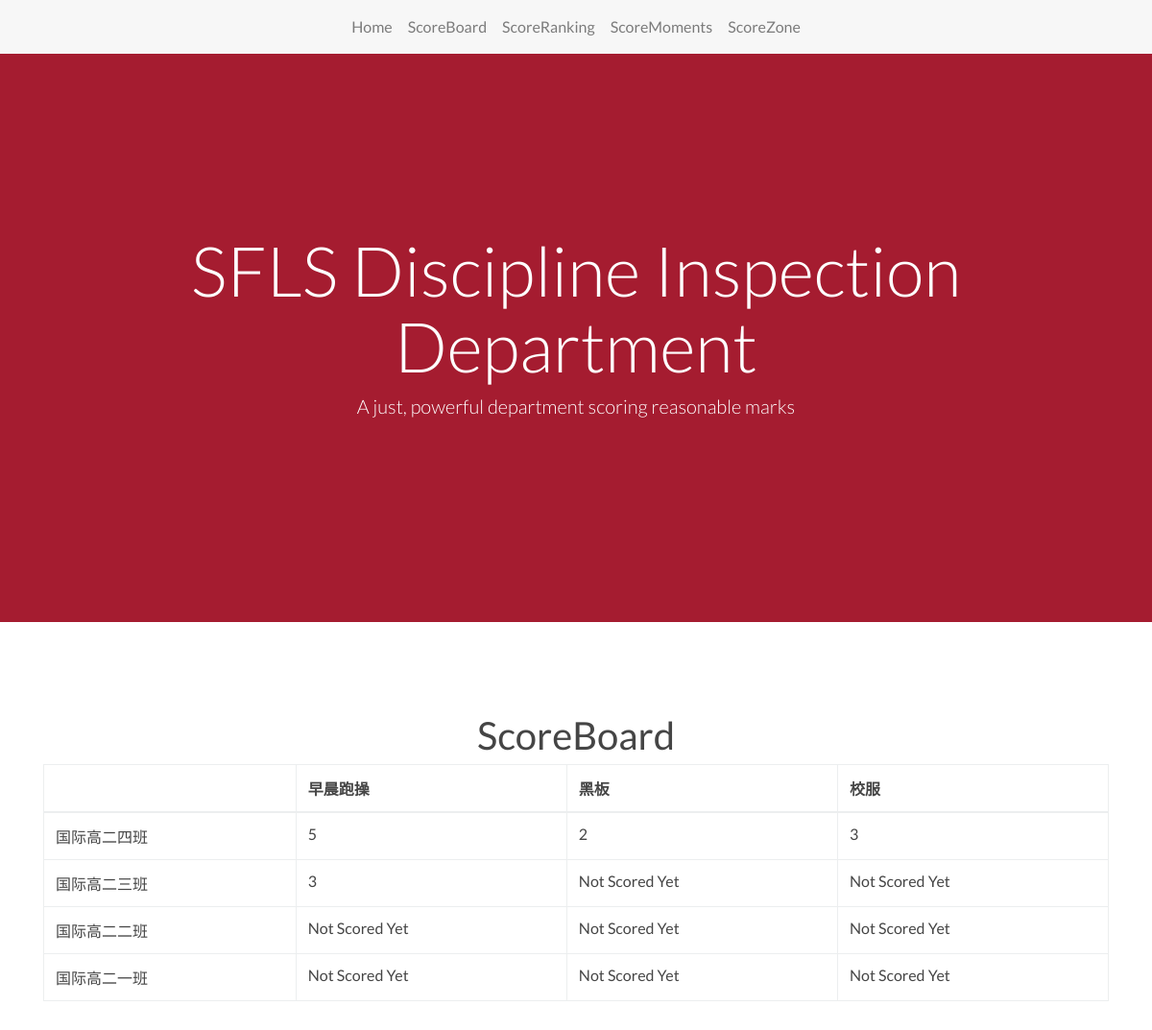
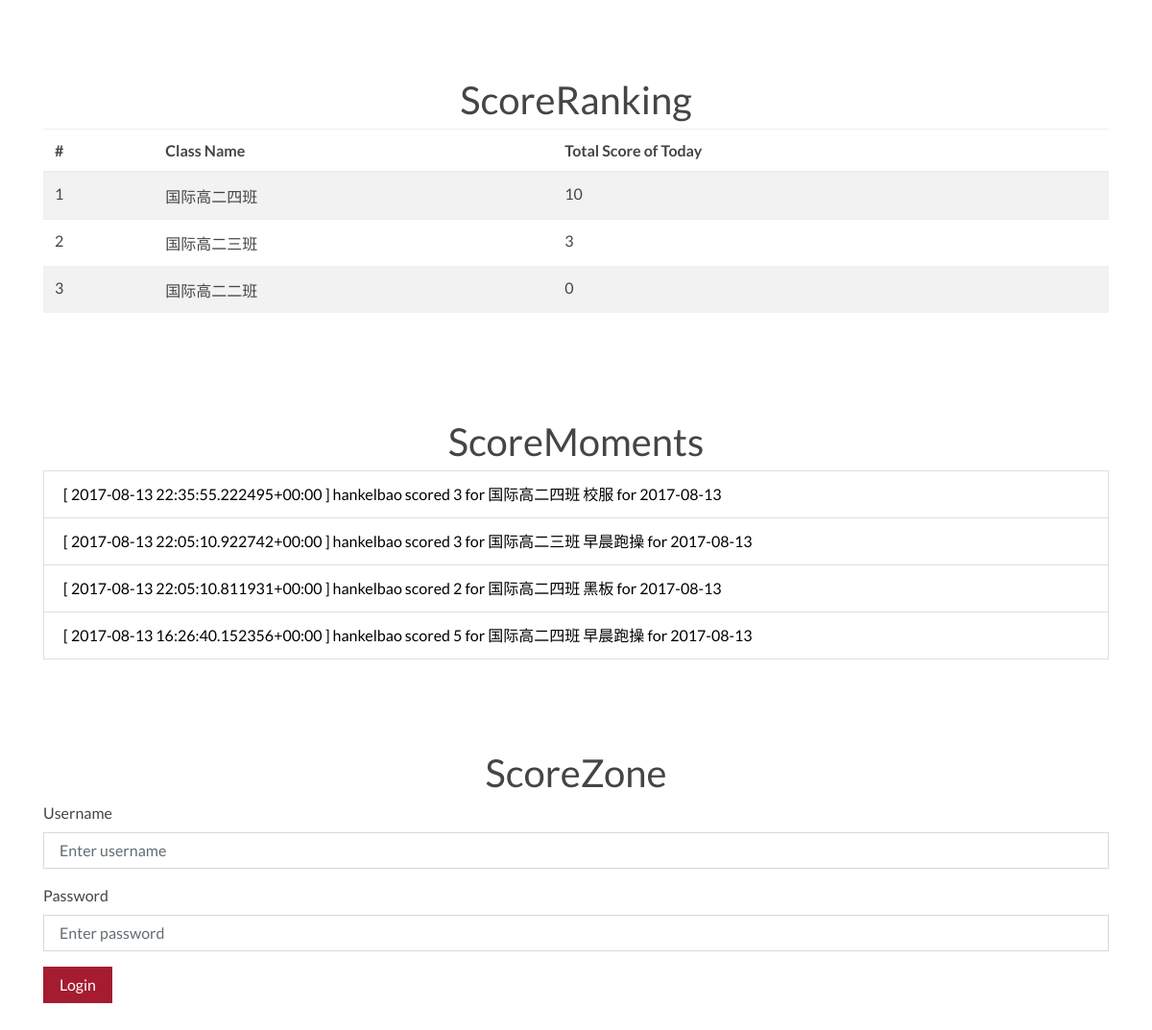
The page / on the database its author committed (2 pictures, top to bottom).
### DID/models.py (models this page shows, shortened)
class Subject(models.Model):
    name = models.TextField()
    full_score = models.IntegerField()
    is_service = models.BooleanField()

class Clas(models.Model):
    name = models.TextField()
    register_year = models.IntegerField()
    day_total = models.IntegerField()
    week_total = models.IntegerField()
    month_total = models.IntegerField()
    semister_total = models.IntegerField()
    is_service = models.BooleanField()

### DID/views.py (the view)
# urls.py: url(r'^$', views.index),
@csrf_exempt
def index(request):
    content = {}
    subjects = Subject.objects.all()
    clases = Clas.objects.all()
    services.scorezone.update_class_day_total()
    content['scoreboard_head'] = services.scoreboard.get_table_header()
    content['scoreboard_body'] = services.scoreboard.get_table_body(
        datetime.date.today())
    content['scoreranking_head'] = services.scoreranking.get_day_ranking_header()
    content['scoreranking_body'] = services.scoreranking.get_3_day_ranking_body()
    content['scoremoments'] = services.scoremoments.get_4_scoremoments()
    return render(request, 'DID/index.html', content)

### DID/services.py (called while the page is built)
    def get_table_header():
        subjects = Subject.objects.all()
        scoreboard_head = [""]
        for subject in subjects:
            scoreboard_head.append(subject.name)
        return scoreboard_head

    def get_table_body(date_required):
        scoreboard_body = []
        for clas in Clas.objects.all():
            items = [clas.name]
            for subject in Subject.objects.all():
                recordQ = Record.objects.filter(
                    date=date_required, subject=subject, clas=clas)
                if recordQ:
                    for record in recordQ:
                        items.append(record.score)
                else:
                    items.append("Not Scored Yet")
            scoreboard_body.append(items)
        return scoreboard_body

    def get_day_ranking_header():
        items = ["#", "Class Name", "Total Score of Today"]
        return items

    def get_3_day_ranking_body():
        clases = Clas.objects.all().order_by('-day_total')[:3]
        i = 0
        ranking_body = []
        for clas in clases:
            i += 1
            items = [str(i), clas.name, clas.day_total]
            ranking_body.append(items)
        return ranking_body

    def print_record_info(record):
        return_info = " [ " + str(record.datetime) + " ] " + record.scorer.name + " scored " + str(record.score) + "      for " +\
            record.clas.name + " " + record.subject.name + \
            " for " + str(record.date)
        return return_info

    def get_4_scoremoments():
        records = Record.objects.all().order_by("-datetime")[:4]
        items = []
        for record in records:
            items.append(scoremoments.print_record_info(record))
        return items

    def update_class_day_total():
        clases = Clas.objects.all()
        for clas in clases:
            day_total = 0
            recordQ = Record.objects.filter(
                date=datetime.date.today(), clas=clas)
            if recordQ:
                for record in recordQ:
                    day_total += record.score
            clas.day_total = day_total
            clas.save()

### DID/templates/DID/index.html (shortened to what this page needs)
<html>
  <head>
    <link rel="stylesheet" href="https://cdnjs.cloudflare.com/ajax/libs/font-awesome/4.7.0/css/font-awesome.min.css" type="text/css">
    <link rel="stylesheet" href="/static/css/index.css" type="text/css"> </head>
  <body data-spy="scroll" data-target="#navbar" data-offset="300">
    <nav id="navbar" class="navbar navbar-expand-md navbar-light bg-faded text-center fixed-top">
      <div class="container">
        <div class="collapse navbar-collapse text-center justify-content-center bs-js-navbar-scrollspy" id="navbar2SupportedContent">
          <ul class="navbar-nav">
            <li class="nav-item ">
              <a class="nav-link" href="#Home">Home <span class="sr-only">(current)</span></a>
            </li>
            <li class="nav-item">
              <a class="nav-link" href="#ScoreBoard">ScoreBoard</a>
            </li>
            <li class="nav-item">
              <a class="nav-link" href="#ScoreRanking">ScoreRanking</a>
            </li>
            <li class="nav-item">
              <a class="nav-link" href="#ScoreMoments">ScoreMoments</a>
            </li>
            <li class="nav-item">
              <a class="nav-link" href="#ScoreZone">ScoreZone</a>
            </li>
          </ul>
        </div>
      </div>
    </nav>
  <div id="Home" class="bg-primary text-center d-flex align-items-center h-75 my-5">
    <div class="container">
      <div class="row">
        <div class="col-lg-12">
          <h1 class="text-white display-3">SFLS Discipline Inspection Department</h1>
          <p class="lead text-white">A just, powerful department scoring reasonable marks</p>
        </div>
      </div>
    </div>
  </div>
  <div id="ScoreBoard" class="py-5">
    <div class="container">
      <div class="row">
        <div class="col-md-12">
          <h1 class="text-center">ScoreBoard</h1>
        </div>
      </div>
      <div class="row">
        <div class="col-md-12">
          <table class="table table-bordered">
            <thead>
              <tr>
                {% for value in scoreboard_head %}
                  <th>{{value}}</th>
                {% endfor %}
              </tr>
            </thead>
            <tbody>
              {% for values in scoreboard_body %}
              <tr>
                {% for value in values %}
                <td>{{value}}</td>
                {% endfor %}
              </tr>
              {% endfor %}
            </tbody>
          </table>
        </div>
      </div>
    </div>
  </div>
  <div id="ScoreRanking" class="py-5">
    <div class="container">
      <div class="row">
        <div class="col-md-12">
          <h1 class="text-center">ScoreRanking</h1>
        </div>
      </div>
      <div class="row">
        <div class="col-md-12">
          <table class="table table-striped">
            <thead>
              <tr>
                {% for value in scoreranking_head %}
                  <th>{{value}}</th>
                {% endfor %}
              </tr>
            </thead>
            <tbody>
              {% for values in scoreranking_body %}
              <tr>
                {% for value in values %}
                <td>{{value}}</td>
                {% endfor %}
              </tr>
              {% endfor %}
            </tbody>
          </table>
        </div>
      </div>
    </div>
  </div>
  <div id="ScoreMoments" class="py-5">
    <div class="container">
      <div class="row">
        <div class="col-md-12">
          <h1 class="text-center">ScoreMoments</h1>
        </div>
      </div>
      <div class="row">
        <div class="col-md-12">
          <ul class="list-group">
            {% for value in scoremoments %}
            <li class="list-group-item">{{value}}</li>
            {% endfor %}
          </ul>
        </div>
      </div>
    </div>
  </div>
  <div id="ScoreZone" class="py-5">
    <div class="container">
      <div class="row">
        <div class="col-md-12">
          <h1 class="text-center">ScoreZone</h1>
        </div>
      </div>
      <div class="row">
        <div class="col-md-12">
          <form class="">
            <div class="form-group"> <label>Username</label>
              <input id="login_username" type="text" class="form-control" placeholder="Enter username"> </div>
            <div class="form-group"> <label>Password</label>
              <input id="login_password" type="password" class="form-control" placeholder="Enter password"> </div>
            <button onclick="login()" type="button" class="btn btn-primary" data-toggle="modal" data-target="#modal">Login</button>
          </form>
        </div>
      </div>
    </div>
  </div>
</body>
</html>

### rows shown on the page
Subject: scoreboard_head "早晨跑操"
Subject: scoreboard_head "黑板"
Subject: scoreboard_head "校服"
Clas: values "国际高二四班", values "国际高二四班"
Clas: values "国际高二三班", values "国际高二三班"
Clas: values "国际高二二班", values "国际高二二班"
Clas: values "国际高二一班"

### other values the page prints
{{ value }} "5" "2" "3" "3" "Not Scored Yet" "Not Scored Yet" "Not Scored Yet" "Not Scored Yet" "Not Scored Yet" "Not Scored Yet" "Not Scored Yet" "Not Scored Yet"
{{ value }} "#" "Class Name" "Total Score of Today"
{{ value }} "1" "10" "2" "3" "3" "0"
{{ value }} "[ 2017-08-13 22:35:55.222495+00:00 ] hankelbao scored 3 for 国际高二四班 校服 for 2017-08-13" "[ 2017-08-13 22:05:10.922742+00:00 ] hankelbao scored 3 for 国际高二三班 早晨跑操 for 2017-08-13" "[ 2017-08-13 22:05:10.811931+00:00 ] hankelbao scored 2 for 国际高二四班 黑板 for 2017-08-13" "[ 2017-08-13 16:26:40.152356+00:00 ] hankelbao scored 5 for 国际高二四班 早晨跑操 for 2017-08-13"
